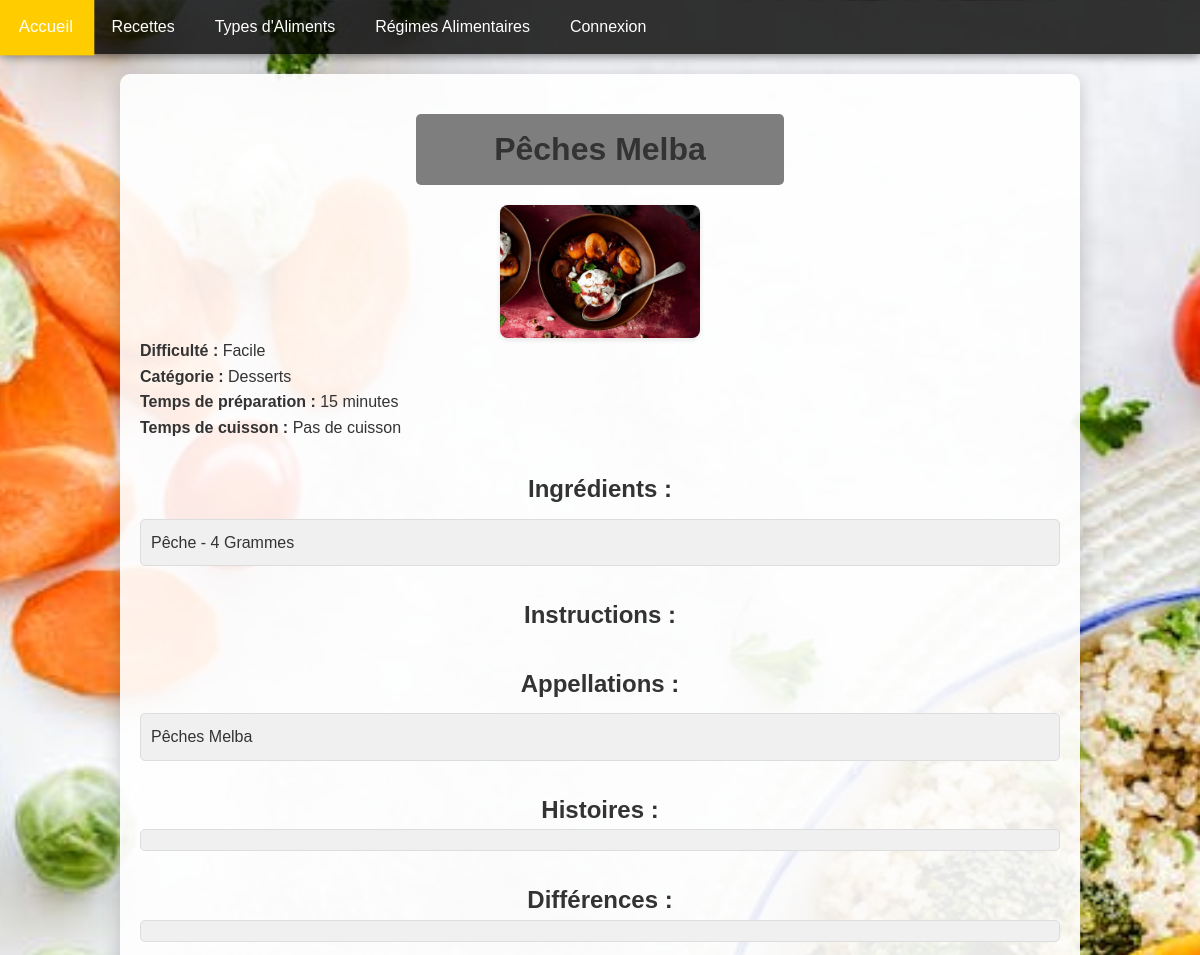
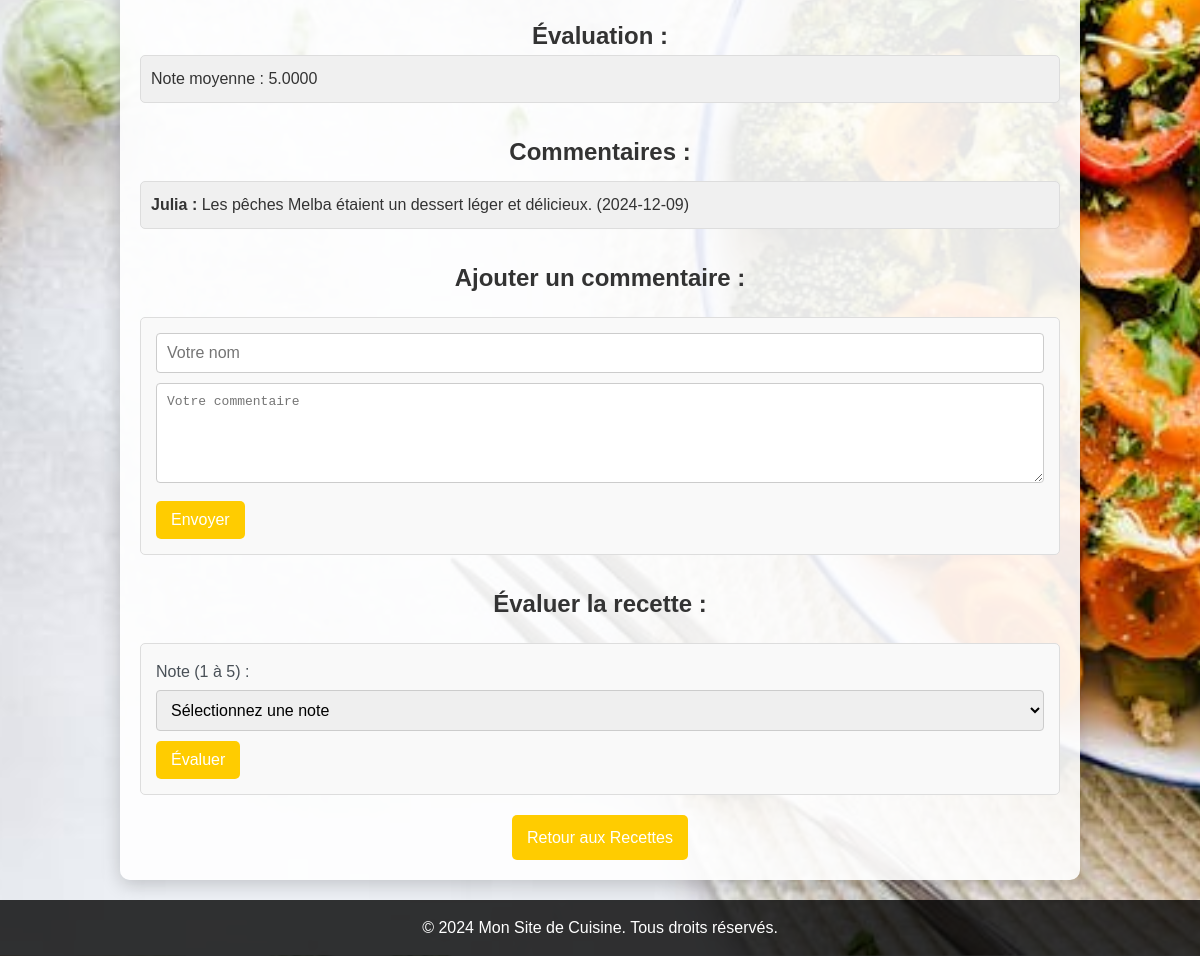
The page /mon_site_de_cuisine/recipe_detail.php?id=23 on the database its author committed (2 pictures, top to bottom).
### tables this page shows
CREATE TABLE IF NOT EXISTS `recettes` (
  `id_recette` int NOT NULL AUTO_INCREMENT,
  `nom` varchar(50) NOT NULL,
  `id_difficulte` int NOT NULL,
  `id_utilisateur` int NOT NULL,
  `id_catg` int NOT NULL,
  PRIMARY KEY (`id_recette`),
  UNIQUE KEY `unique_nom_recette` (`nom`),
  KEY `id_difficulte` (`id_difficulte`),
  KEY `id_utilisateur` (`id_utilisateur`),
  KEY `fk_id_categorie` (`id_catg`)
);

CREATE TABLE IF NOT EXISTS `difficultes` (
  `id_difficulte` int NOT NULL AUTO_INCREMENT,
  `nom` varchar(50) DEFAULT NULL,
  PRIMARY KEY (`id_difficulte`),
  UNIQUE KEY `unique_nom_difficulte` (`nom`)
);

CREATE TABLE IF NOT EXISTS `categories` (
  `id_catg` int NOT NULL AUTO_INCREMENT,
  `nom` varchar(50) NOT NULL,
  PRIMARY KEY (`id_catg`),
  UNIQUE KEY `unique_nom_cat` (`nom`)
);

CREATE TABLE IF NOT EXISTS `commentaires` (
  `id_com` int NOT NULL AUTO_INCREMENT,
  `nom` varchar(50) NOT NULL,
  `text_commentaire` text NOT NULL,
  `date_com` varchar(50) NOT NULL,
  `id_recette` int NOT NULL,
  `id_utilisateur` int NOT NULL,
  PRIMARY KEY (`id_com`),
  KEY `id_recette` (`id_recette`),
  KEY `id_utilisateur` (`id_utilisateur`)
);

### mon_site_de_cuisine/recipe_detail.php (the view, shortened to what this page needs)
<?php
$host = 'localhost';
$dbname = 'recette_melanie';
$username = 'root';
$password = '';
try {
    $pdo = new PDO("mysql:host=$host;dbname=$dbname;charset=utf8mb4", $username, $password);
    $pdo->setAttribute(PDO::ATTR_ERRMODE, PDO::ERRMODE_EXCEPTION);
} catch (PDOException $e) {
    echo "Erreur de connexion: " . htmlspecialchars($e->getMessage());
    exit;
}
if (isset($_GET['search'])) {
    $searchTerm = $_GET['search'];
    $query = "
        SELECT r.*,
            d.nom AS difficulte,
            c.nom AS categorie,
            tp.temps_preparation AS temps_preparation,
            tp.temps_cuisson AS temps_cuisson,
            p.chemin AS photo_chemin,
            GROUP_CONCAT(DISTINCT CONCAT(i.nom, ' - ', ir.quantite, ' ', uq.nom) SEPARATOR ', ') AS ingredients,
            GROUP_CONCAT(DISTINCT CONCAT(ins.ordre, '. ', ins.description) ORDER BY ins.ordre SEPARATOR '<br>') AS instructions,
            AVG(e.note) AS note_moyenne,
            COUNT(cmt.id_com) AS nombre_commentaires,
            GROUP_CONCAT(DISTINCT a.nom_local SEPARATOR ', ') AS appellations,
            GROUP_CONCAT(DISTINCT a.histoire SEPARATOR '<br>') AS histoires,
            GROUP_CONCAT(DISTINCT a.differences SEPARATOR '<br>') AS differences
        FROM recettes r
        LEFT JOIN difficultes d ON r.id_difficulte = d.id_difficulte
        LEFT JOIN categories c ON r.id_catg = c.id_catg
        LEFT JOIN temps_preparation tp ON r.id_recette = tp.id_recette
        LEFT JOIN photos p ON r.id_recette = p.id_recette
        LEFT JOIN ingredients_recettes ir ON r.id_recette = ir.id_recette
        LEFT JOIN ingredients i ON ir.id_ingredient = i.id_ingredient
        LEFT JOIN unites_quantites uq ON ir.id_quantite = uq.id_quantite
        LEFT JOIN instructions ins ON r.id_recette = ins.id_recette
        LEFT JOIN evaluations e ON r.id_recette = e.id_recette
        LEFT JOIN commentaires cmt ON r.id_recette = cmt.id_recette
        LEFT JOIN appellations a ON r.id_recette = a.id_recette
        WHERE r.nom LIKE :searchTerm
        GROUP BY r.id_recette
        LIMIT 1";
    $stmt = $pdo->prepare($query);
    $stmt->bindValue(':searchTerm', '%' . $searchTerm . '%', PDO::PARAM_STR);
    $stmt->execute();
    $recette = $stmt->fetch(PDO::FETCH_ASSOC);
    if (!$recette) {
        echo "Recette introuvable.";
        exit;
    }
} elseif (isset($_GET['id'])) {
    $recette_id = $_GET['id'];
    $query = "
        SELECT r.*,
            d.nom AS difficulte,
            c.nom AS categorie,
            tp.temps_preparation AS temps_preparation,
            tp.temps_cuisson AS temps_cuisson,
            p.chemin AS photo_chemin,
            GROUP_CONCAT(DISTINCT CONCAT(i.nom, ' - ', ir.quantite, ' ', uq.nom) SEPARATOR ', ') AS ingredients,
            GROUP_CONCAT(DISTINCT CONCAT(ins.ordre, '. ', ins.description) ORDER BY ins.ordre SEPARATOR '<br>') AS instructions,
            AVG(e.note) AS note_moyenne,
            COUNT(cmt.id_com) AS nombre_commentaires,
            GROUP_CONCAT(DISTINCT a.nom_local SEPARATOR ', ') AS appellations,
            GROUP_CONCAT(DISTINCT a.histoire SEPARATOR '<br>') AS histoires,
            GROUP_CONCAT(DISTINCT a.differences SEPARATOR '<br>') AS differences
        FROM recettes r
        LEFT JOIN difficultes d ON r.id_difficulte = d.id_difficulte
        LEFT JOIN categories c ON r.id_catg = c.id_catg
        LEFT JOIN temps_preparation tp ON r.id_recette = tp.id_recette
        LEFT JOIN photos p ON r.id_recette = p.id_recette
        LEFT JOIN ingredients_recettes ir ON r.id_recette = ir.id_recette
        LEFT JOIN ingredients i ON ir.id_ingredient = i.id_ingredient
        LEFT JOIN unites_quantites uq ON ir.id_quantite = uq.id_quantite
        LEFT JOIN instructions ins ON r.id_recette = ins.id_recette
        LEFT JOIN evaluations e ON r.id_recette = e.id_recette
        LEFT JOIN commentaires cmt ON r.id_recette = cmt.id_recette
        LEFT JOIN appellations a ON r.id_recette = a.id_recette
        WHERE r.id_recette = :id_recette
        GROUP BY r.id_recette
    ";
    $stmt = $pdo->prepare($query);
    $stmt->bindParam(':id_recette', $recette_id, PDO::PARAM_INT);
    $stmt->execute();
    $recette = $stmt->fetch(PDO::FETCH_ASSOC);
} else {
    echo "Aucune recette spécifiée.";
    exit;
}
?>
<!DOCTYPE html>
<html lang="fr">
<head>
    <link rel="stylesheet" href="css/style.css">
</head>
<body>
    <nav class="main-nav">
        <ul>
            <li><a href="index.php">Accueil</a></li>
            <li><a href="recettes.php">Recettes</a></li>
            <li><a href="types_aliments.php">Types d'Aliments</a>
            </li>
            <li><a href="regimes.php">Régimes Alimentaires</a>
            </li>
            <li><a href="#">Connexion</a>
            </li>
        </ul>
    </nav>
    <div class="recipe-details">
        <h2 class="recipe-title"><?php echo htmlspecialchars($recette['nom']); ?></h2>
        <img class="recipe-image" src="<?php echo htmlspecialchars($recette['photo_chemin']); ?>" alt="<?php echo htmlspecialchars($recette['nom']); ?>" width="200">
        <p><strong>Difficulté :</strong> <?php echo htmlspecialchars($recette['difficulte']); ?></p>
        <p><strong>Catégorie :</strong> <?php echo htmlspecialchars($recette['categorie']); ?></p>
        <p><strong>Temps de préparation :</strong> <?php echo isset($recette['temps_preparation']) && $recette['temps_preparation'] !== '' ? htmlspecialchars($recette['temps_preparation']) . ' minutes' : 'Non spécifié'; ?></p>
        <p><strong>Temps de cuisson :</strong> <?php echo isset($recette['temps_cuisson']) && $recette['temps_cuisson'] > 0 ? htmlspecialchars($recette['temps_cuisson']) . ' minutes' : 'Pas de cuisson'; ?></p>
        <h3 class="section-title">Ingrédients :</h3>
        <ul class="ingredient-list">
            <?php
            $ingredients = explode(', ', $recette['ingredients']);
            foreach ($ingredients as $ingredient): ?>
                <li><?php echo htmlspecialchars($ingredient); ?></li>
            <?php endforeach; ?>
        </ul>
        <h3 class="section-title">Instructions :</h3>
        <h3 class="section-title">Appellations :</h3>
        <ul class="ingredient-list">
            <?php
            $appellations = explode(', ', $recette['appellations']);
            foreach ($appellations as $appellation): ?>
                <li><?php echo htmlspecialchars($appellation); ?></li>
            <?php endforeach; ?>
        </ul>
        <h3 class="section-title">Histoires :</h3>
        <p class="para">
        </p>
        <h3 class="section-title">Différences :</h3>
        <p class="para">
        </p>
        <h3 class="section-title">Évaluation :</h3>
        <p class="para">Note moyenne : <?php echo isset($recette['note_moyenne']) ? htmlspecialchars($recette['note_moyenne']) : 'Aucune évaluation'; ?></p>
        <h3 class="section-title">Commentaires :</h3>
        <ul class="ingredient-list">
            <?php if ($recette['nombre_commentaires'] > 0): ?>
                <?php
                $commentairesQuery = "SELECT nom, text_commentaire, date_com FROM commentaires WHERE id_recette = :id_recette";
                $stmtCommentaires = $pdo->prepare($commentairesQuery);
                $stmtCommentaires->bindParam(':id_recette', $recette_id, PDO::PARAM_INT);
                $stmtCommentaires->execute();
                $commentaires = $stmtCommentaires->fetchAll(PDO::FETCH_ASSOC);
                foreach ($commentaires as $commentaire): ?>
                    <li>
                        <strong><?php echo htmlspecialchars($commentaire['nom']); ?> :</strong>
                        <?php echo htmlspecialchars($commentaire['text_commentaire']); ?>
                        (<?php echo htmlspecialchars($commentaire['date_com']); ?>)
                    </li>
                <?php endforeach; ?>
            <?php else: ?>
                <li>Aucun commentaire trouvé.</li>
            <?php endif; ?>
        </ul>
        <h3 class="section-title">Ajouter un commentaire :</h3>
        <form action="" method="post">
            <input type="text" name="nom" placeholder="Votre nom" required>
            <textarea name="text_commentaire" placeholder="Votre commentaire" required></textarea>
            <button type="submit">Envoyer</button>
        </form>
        <h3 class="section-title">Évaluer la recette :</h3>
        <form action="" method="post">
            <label for="note">Note (1 à 5) :</label>
            <select name="note" id="note" required>
                <option value="">Sélectionnez une note</option>
            </select>
            <button type="submit">Évaluer</button>
        </form>
        <div style="text-align: center; margin-top: 20px;">
            <a href="recettes.php" class="back-button">Retour aux Recettes</a>
        </div>
    </div>
    <footer>
        <p>&copy; 2024 Mon Site de Cuisine. Tous droits réservés.</p>
    </footer>
</body>
</html>

### mon_site_de_cuisine/css/style.css (style rules this page uses)
* { box-sizing: border-box; margin: 0; padding: 0; }
body { display: flex; flex-direction: column; justify-content: center; align-items: center; min-height: 100vh; margin: 0; font-family: "Arial", sans-serif; background-image: url("../images/image_fond_ecran.jpeg"); background-size: cover; background-position: center; color: #333; line-height: 1.6; }
.main-nav { width: 100%; background-color: rgba(0, 0, 0, 0.8); z-index: 1000; box-shadow: 0 2px 10px rgba(0, 0, 0, 0.5); }
.main-nav ul { list-style-type: none; margin: 0; padding: 0; }
.main-nav ul li { float: left; position: relative; }
.main-nav ul li a { display: block; color: white; text-align: center; padding: 14px 20px; text-decoration: none; transition: background-color 0.3s, transform 0.3s; }
h2 { width: 40%; margin-top: 40px; margin-left: auto; margin-right: auto; text-align: center; font-size: 2em; color: white; background-color: rgba(0, 0, 0, 0.5); padding: 10px; border-radius: 5px; }
footer { background-color: rgba(0, 0, 0, 0.8); text-align: center; padding: 15px; margin-top: auto; width: 100%; }
footer p { margin: 0; color: #fff; font-size: 1em; }
label { display: block; margin-bottom: 5px; color: #495057; }
input[type="text"], input[type="password"] { width: 100%; padding: 10px; border: 1px solid #ccc; border-radius: 5px; transition: border-color 0.3s; }

### mon_site_de_cuisine/recipe_detail.php (style rules this page uses)
.recipe-details { width: 80%; background-color: rgba(255, 255, 255, 0.9); border-radius: 10px; padding: 20px; margin: 20px auto; box-shadow: 0 4px 20px rgba(0, 0, 0, 0.2); }
.recipe-title { text-align: center; font-size: 2em; color: #333; margin-bottom: 20px; margin-top: 20px; }
.recipe-image { border-radius: 8px; box-shadow: 0 2px 5px rgba(0, 0, 0, 0.1); display: block; margin: 0 auto; }
.section-title { text-align: center; font-size: 1.5em; color: #555; margin-top: 20px; }
.ingredient-list, .instruction-list { list-style-type: none; padding: 0; }
.ingredient-list li, .instruction-list li, .para { background-color: #f0f0f0; border: 1px solid #ddd; border-radius: 5px; padding: 10px; margin-bottom: 10px; }
.back-button { display: inline-block; background-color: #ffcc00; color: white; padding: 10px 15px; border-radius: 5px; text-decoration: none; font-size: 1em; transition: background-color 0.3s; }
form { background-color: #f9f9f9; border: 1px solid #ddd; border-radius: 5px; padding: 15px; margin-top: 20px; }
form input[type="text"], form textarea, form select { width: 100%; padding: 10px; margin-bottom: 10px; border: 1px solid #ccc; border-radius: 4px; font-size: 1em; }
form textarea { height: 100px; }
form button { background-color: #ffcc00; color: white; padding: 10px 15px; border: none; border-radius: 5px; cursor: pointer; font-size: 1em; transition: background-color 0.3s; }
h3.section-title { margin-top: 30px; color: #333; }
.ingredient-list { margin-top: 10px; }
.ingredient-list li { background-color: #f0f0f0; border: 1px solid #ddd; border-radius: 5px; padding: 10px; margin-bottom: 10px; }

### rows shown on the page
recettes: nom "Pêches Melba", id_difficulte.nom "Facile", id_catg.nom "Desserts", ingredient "Pêche - 4 Grammes", appellation "Pêches Melba"
commentaires: nom "Julia", text_commentaire "Les pêches Melba étaient un dessert léger et délicieux.", date_com "2024-12-09"

### other values the page prints
$recette['temps_preparation'] "15"
$recette['note_moyenne'] "5.0000"
